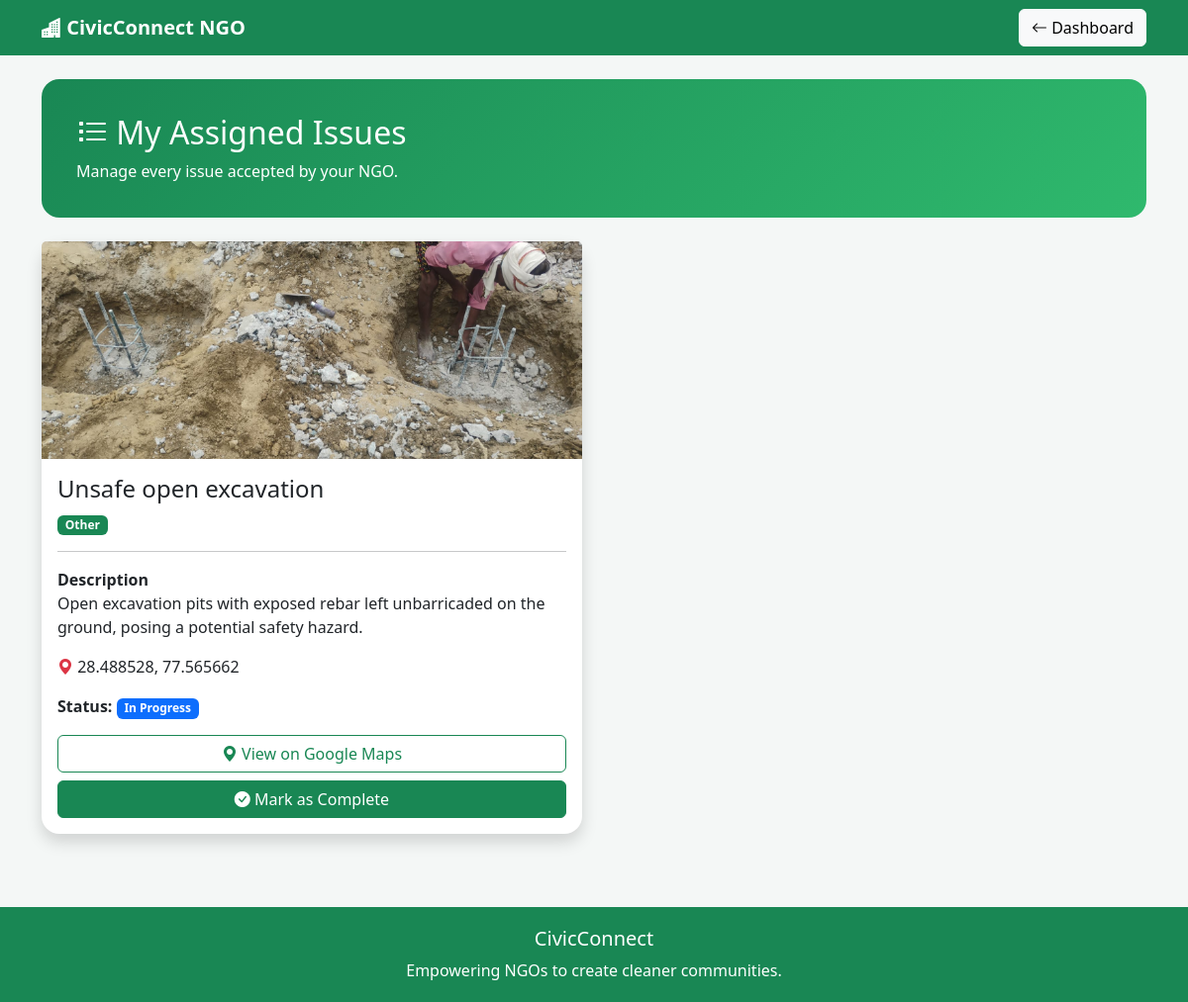
Page /my_assigned (signed in) on the committed database.
### app.py (models this page shows)
class Complaint(db.Model):
    id = db.Column(db.Integer, primary_key=True)
    title = db.Column(db.String(150), nullable=False)
    description = db.Column(db.Text, nullable=False)
    category = db.Column(db.String(50), nullable=False)
    location = db.Column(db.String(255), nullable=False)
    latitude = db.Column(db.Float, nullable=False)
    longitude = db.Column(db.Float, nullable=False)
    image = db.Column(db.String(255))          # Before image
    status = db.Column(
        db.String(30),
        default="Pending"
    )
    citizen_id = db.Column(
        db.Integer,
        db.ForeignKey("user.id"),
        nullable=False
    )
    assigned_to = db.Column(
        db.Integer,
        db.ForeignKey("user.id"),
        nullable=True
    )
    assigned_role = db.Column(
        db.String(20),
        nullable=True
    )
    after_image = db.Column(
        db.String(255),
        nullable=True
    )
    completion_note = db.Column(
        db.Text,
        nullable=True
    )
    completed_at = db.Column(
        db.DateTime,
        nullable=True
    )
    verified = db.Column(
        db.Boolean,
        default=False
    )

### app.py (the view)
@app.route("/my_assigned")
def my_assigned():
    if "logged_in" not in session:
        return redirect(url_for("landing"))
    complaints = Complaint.query.filter_by(
        assigned_to=session["user_id"]
    ).order_by(
        Complaint.id.desc()
    ).all()
    return render_template(
        "ngo/my_assigned.html",
        complaints=complaints,
        username=session["username"]
    )

### templates/ngo/my_assigned.html (shortened to what this page needs)
<!DOCTYPE html>
<html lang="en">
<head>
    <link href="https://cdn.jsdelivr.net/npm/bootstrap@5.3.3/dist/css/bootstrap.min.css" rel="stylesheet">
    <link href="https://cdn.jsdelivr.net/npm/bootstrap-icons@1.11.3/font/bootstrap-icons.css" rel="stylesheet">
</head>
<body>
<nav class="navbar navbar-expand-lg navbar-dark">
<div class="container">
<a class="navbar-brand fw-bold" href="{{ url_for('dashboard') }}">
<i class="bi bi-buildings-fill"></i>
CivicConnect NGO
</a>
<div class="ms-auto">
<a href="{{ url_for('dashboard') }}" class="btn btn-light">
<i class="bi bi-arrow-left"></i>
Dashboard
</a>
</div>
</div>
</nav>
<div class="container py-4">
<div class="page-header mb-4">
<h2>
<i class="bi bi-list-task"></i>
My Assigned Issues
</h2>
<p class="mb-0">
Manage every issue accepted by your NGO.
</p>
</div>
{% if complaints %}
<div class="row g-4">
{% for complaint in complaints %}
<div class="col-lg-6">
<div class="card issue-card shadow h-100">
{% if complaint.image %}
<img src="{{ url_for('static', filename='uploads/' + complaint.image) }}"
class="card-img-top">
{% endif %}
<div class="card-body">
<h4>
{{ complaint.title }}
</h4>
<span class="badge bg-success">
{{ complaint.category }}
</span>
<hr>
<p>
<strong>Description</strong>
<br>
{{ complaint.description }}
</p>
<p>
<i class="bi bi-geo-alt-fill text-danger"></i>
{{ complaint.location }}
</p>
<p>
<strong>Status:</strong>
{% if complaint.status=="Pending" %}
<span class="badge bg-warning text-dark">
Pending
</span>
{% elif complaint.status=="In Progress" %}
<span class="badge bg-primary">
In Progress
</span>
{% elif complaint.status=="Completed" %}
<span class="badge bg-success">
Completed
</span>
{% endif %}
</p>
<div class="d-grid gap-2">
<a href="https://www.google.com/maps?q={{ complaint.latitude }},{{ complaint.longitude }}"
target="_blank"
class="btn btn-outline-success">
<i class="bi bi-geo-alt-fill"></i>
View on Google Maps
</a>
{% if complaint.status=="In Progress" %}
<a href="{{ url_for('complete_issue', complaint_id=complaint.id) }}"
class="btn btn-success">
<i class="bi bi-check-circle-fill"></i>
Mark as Complete
</a>
{% endif %}
</div>
</div>
</div>
</div>
{% endfor %}
</div>
{% endif %}
</div>
<footer class="text-center">
<h5>CivicConnect</h5>
<p class="mb-0">
Empowering NGOs to create cleaner communities.
</p>
</footer>
</body>
</html>

### templates/ngo/my_assigned.html (style rules this page uses)
body { background:#f4f7f6; }
.navbar { background:#198754; }
.page-header { background:linear-gradient(135deg,#198754,#2fb96d); color:white; border-radius:18px; padding:35px; }
.issue-card { border:none; border-radius:18px; transition:.3s; }
.issue-card img { height:220px; object-fit:cover; }
footer { background:#198754; color:white; padding:20px; margin-top:50px; }

### rows in the picture
Complaint: image (picture), title "Unsafe open excavation", category "Other", description "Open excavation pits with exposed rebar left unbarricaded on the ground, posing a potential safety hazard.", location "28.488528, 77.565662", status "In Progress"
